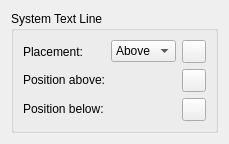
      <widget class="QWidget" name="PageSystemTextLine">
       <layout class="QVBoxLayout" name="verticalLayout_54">
        <item>
         <widget class="QGroupBox" name="groupBox_systemTextLine">
          <property name="title">
           <string>System Text Line</string>
          </property>
          <layout class="QGridLayout" name="gridLayout_461">
           <item row="2" column="0">
            <widget class="QLabel" name="label_211">
             <property name="sizePolicy">
              <sizepolicy hsizetype="Fixed" vsizetype="Fixed">
               <horstretch>0</horstretch>
               <verstretch>0</verstretch>
              </sizepolicy>
             </property>
             <property name="text">
              <string>Position below:</string>
             </property>
             <property name="buddy">
              <cstring>systemTextLinePosBelow</cstring>
             </property>
            </widget>
           </item>
           <item row="0" column="1">
            <widget class="QComboBox" name="systemTextLinePlacement">
             <item>
              <property name="text">
               <string notr="true">Above</string>
              </property>
             </item>
             <item>
              <property name="text">
               <string notr="true">Below</string>
              </property>
             </item>
            </widget>
           </item>
           <item row="0" column="2">
            <widget class="QToolButton" name="resetSystemTextLinePlacement">
             <property name="toolTip">
              <string>Reset to default</string>
             </property>
             <property name="accessibleName">
              <string>Reset 'Placement' value</string>
             </property>
             <property name="text">
              <string notr="true"/>
             </property>
            </widget>
           </item>
           <item row="2" column="2">
            <widget class="QToolButton" name="resetSystemTextLinePosBelow">
             <property name="toolTip">
              <string>Reset to default</string>
             </property>
             <property name="accessibleName">
              <string>Reset 'Position below' value</string>
             </property>
             <property name="text">
              <string notr="true"/>
             </property>
            </widget>
           </item>
           <item row="1" column="0">
            <widget class="QLabel" name="label_213">
             <property name="sizePolicy">
              <sizepolicy hsizetype="Fixed" vsizetype="Fixed">
               <horstretch>0</horstretch>
               <verstretch>0</verstretch>
              </sizepolicy>
             </property>
             <property name="text">
              <string>Position above:</string>
             </property>
             <property name="buddy">
              <cstring>systemTextLinePosAbove</cstring>
             </property>
            </widget>
           </item>
           <item row="1" column="2">
            <widget class="QToolButton" name="resetSystemTextLinePosAbove">
             <property name="toolTip">
              <string>Reset to default</string>
             </property>
             <property name="accessibleName">
              <string>Reset 'Position above' value</string>
             </property>
             <property name="text">
              <string notr="true"/>
             </property>
            </widget>
           </item>
           <item row="0" column="0">
            <widget class="QLabel" name="label_214">
             <property name="text">
              <string>Placement:</string>
             </property>
             <property name="buddy">
              <cstring>textLinePlacement</cstring>
             </property>
            </widget>
           </item>
           <item row="1" column="3">
            <spacer name="horizontalSpacer_47">
             <property name="orientation">
              <enum>Qt::Horizontal</enum>
             </property>
             <property name="sizeHint" stdset="0">
              <size>
               <width>0</width>
               <height>0</height>
              </size>
             </property>
            </spacer>
           </item>
           <item row="1" column="1">
            <widget class="mu::notation::OffsetSelect" name="systemTextLinePosAbove" native="true"/>
           </item>
           <item row="2" column="1">
            <widget class="mu::notation::OffsetSelect" name="systemTextLinePosBelow" native="true"/>
           </item>
          </layout>
         </widget>
        </item>
        <item>
         <spacer name="verticalSpacer_341">
          <property name="orientation">
           <enum>Qt::Vertical</enum>
          </property>
          <property name="sizeHint" stdset="0">
           <size>
            <width>0</width>
            <height>0</height>
           </size>
          </property>
         </spacer>
        </item>
       </layout>
      </widget>
